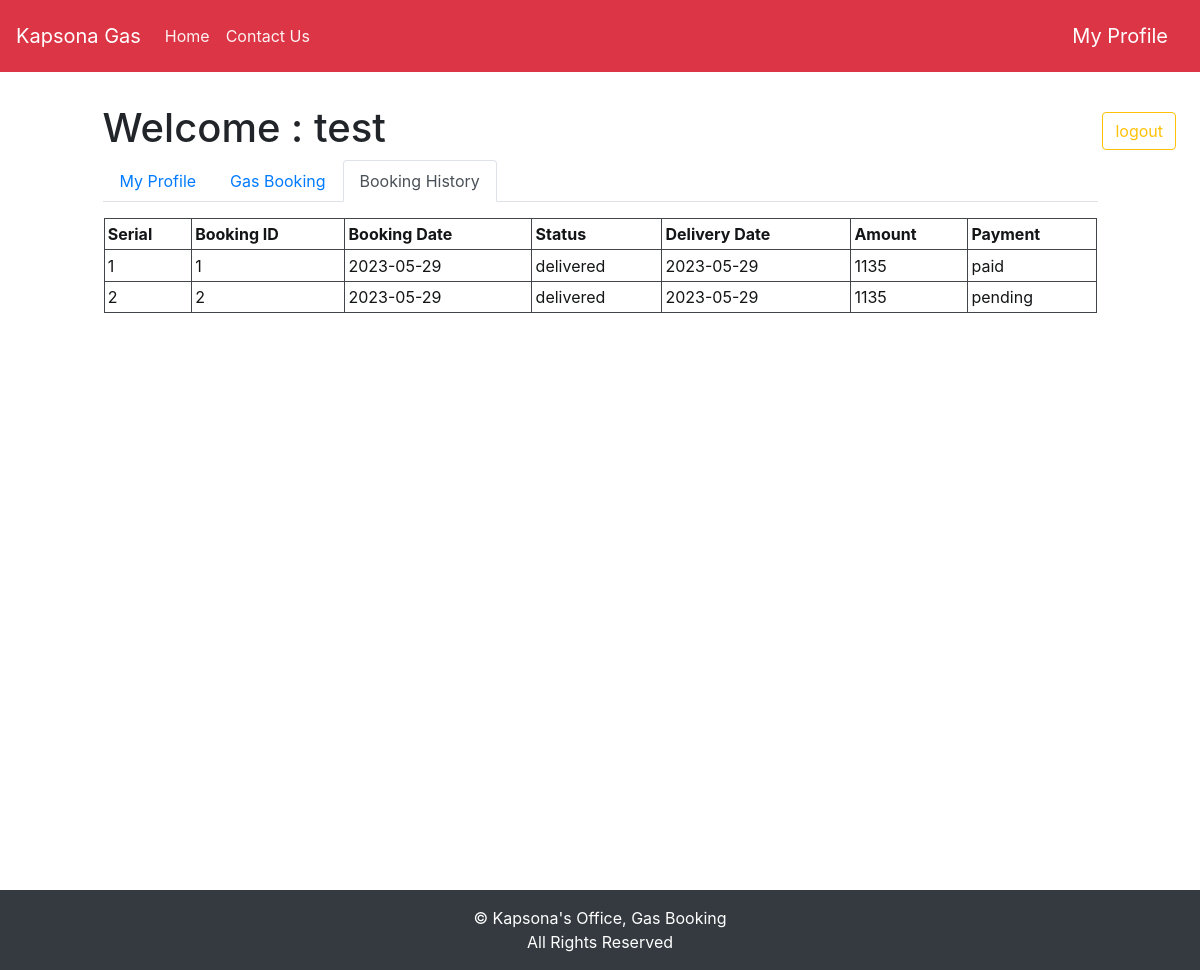
The app's page /bookinghistory.php (signed in) with its own data.
### tables this page shows
CREATE TABLE `booking` (
  `id` int NOT NULL,
  `regid` int NOT NULL,
  `name` varchar(100) NOT NULL,
  `username` varchar(50) DEFAULT NULL,
  `consumer` varchar(100) NOT NULL,
  `mob` varchar(10) NOT NULL,
  `address` varchar(200) NOT NULL,
  `bookingdate` date NOT NULL,
  `quantity` tinyint NOT NULL,
  `status` varchar(50) NOT NULL DEFAULT 'not delivered',
  `deliverdate` date DEFAULT NULL,
  `price` varchar(50) DEFAULT NULL,
  `handlingcharge` varchar(50) DEFAULT NULL,
  `amount` varchar(100) NOT NULL,
  `cardtype` varchar(100) NOT NULL DEFAULT 'Not Known',
  `paystatus` varchar(100) DEFAULT 'PENDING',
  `paydate` date DEFAULT NULL
);

### bookinghistory.php (the view, shortened to what this page needs)
<!doctype html>
<html lang="en">
  <head>
    <link rel="stylesheet" href="files/boot.css">
    <link rel="stylesheet" href="css/style.css">
    <link rel="stylesheet" href="style/mobcss.css">
    <link rel="stylesheet" href="style/style.css">
  </head>
  <body>
<div class="container-fluid">
<?php include "navbar.php" ?>
<div class="row mt-4">
<div class="col-lg-1 col-md-1 col-sm-1">
</div>
<div class="col-lg-10 col-md-10 col-sm-10 mt-2" id="user-heading";>
<?php
include("dbcon.php");
$id=$_SESSION['id'];
?>
<h1>Welcome : <?php echo ($_SESSION['name']) ?></h1>
<ul class="nav nav-tabs">
  <li class="nav-item">
    <a class="nav-link" href="profile.php">My Profile</a>
  </li>
 <?php
$sq="select * from connection where regid=$id and status='approved'";
$x=mysqli_query($con,$sq);
if(mysqli_num_rows($x)>0) {
?>
<li class="nav-item">
    <a class="nav-link" href="gas_booking.php">Gas Booking</a>
  </li>
  <?php }else{  ?>
  <li class="nav-item">
    <a class="nav-link" href="new_connection.php">New Connection</a>
  </li>
  <?php }  ?>
  <li class="nav-item">
    <a class="nav-link active" href="bookinghistory.php">Booking History</a>
  </li>
</ul>
</div>
<div class="col-lg-1 col-md-1 col-sm-1">
<a href="logout.php" class="btn btn-outline-warning float-right mr-4 my-3">logout</a></div>
</div>
</div>
<div class="row">
<div class="col-lg-1 col-md-1 col-sm-12 "></div>
<div class="col-lg-10 col-md-10 col-sm-12 p-4" id="row-row-cust">
<table class="table table-bordered">
<tr><th>Serial</th><th>Booking ID</th><th>Booking Date</th><th>Status</th><th>Delivery Date</th><th>Amount</th><th>Payment</th></tr>
<?php
                                    $query = "SELECT * FROM booking WHERE regid='$id'";
                                    $query_run = mysqli_query($con, $query, );
                                    $i=1;
                                    if(mysqli_num_rows($query_run) > 0)
                                    {
                                        foreach($query_run as $row)
                                        {
                                            ?>
                                            <tr>
                                                <td><?= $i++ ?></td>
                                                <td><?= $row['id']; ?></td>
                                                <td><?= $row['bookingdate']; ?></td>
                                                <td><?= $row['status']; ?></td>
                                                <td><?= $row['deliverdate']; ?></td>
                                                <td><?= $row['amount']; ?></td>
                                                <td><?= $row['paystatus']; ?></td>
                                            </tr>
                                            <?php
                                        }
                                    }
                                    else
                                    {
                                        echo "No Record Found";
                                    }
                            ?>
</table>
</div>
<div class="col-lg-1 col-md-1 col-sm-12 "></div>
</div>
<div class="special"></div>
<?php include "footer.php"?>
     </body>
</html>

### navbar.php (shortened to what this page needs)
<nav class="navbar navbar-expand-lg navbar-dark bg-danger py-4 sticky-top">
  <a class="navbar-brand" href="index.php">Kapsona Gas</a>
  <div class="collapse navbar-collapse" id="navbarNavDropdown">
    <ul class="navbar-nav mr-auto">
      <li class="nav-item">
        <a class="nav-link" href="index.php" target="_blank">Home <span class="sr-only">(current)</span></a>
      </li>
      <li class="nav-item">
        <a class="nav-link" href="index.php#contact" target="_blank">Contact Us</a>
      </li>
    </ul>
    <ul class="navbar-nav">
        <li class="nav-item">
          <a class="navbar-brand" href="http://localhost/lpg/profile.php"> My Profile</a>
      </li>
    </ul>
  </div>
</nav>

### footer.php
<div class="row mt-5" >
    <div class="thorough bg-dark text-white py-3 text-center">&copy;
    Kapsona's Office, Gas Booking <br> All Rights Reserved
    </div>
</div>

### style/style.css (style rules this page uses)
.thorough { width:100%; }
#row-row-cust { min-height: 560px; }
.special { height:80px; background-color: #f1f1f100; }

### bookinghistory.php (style rules this page uses)
.container-fluid { margin:0px;padding:0px; }
body { overflow-x :hidden; }

### records on screen
booking: id "1", bookingdate "2023-05-29", status "delivered", deliverdate "2023-05-29", amount "1135", paystatus "paid"
booking: id "2", bookingdate "2023-05-29", status "delivered", deliverdate "2023-05-29", amount "1135", paystatus "pending"

### other values on screen
$_SESSION['name'] "test"
